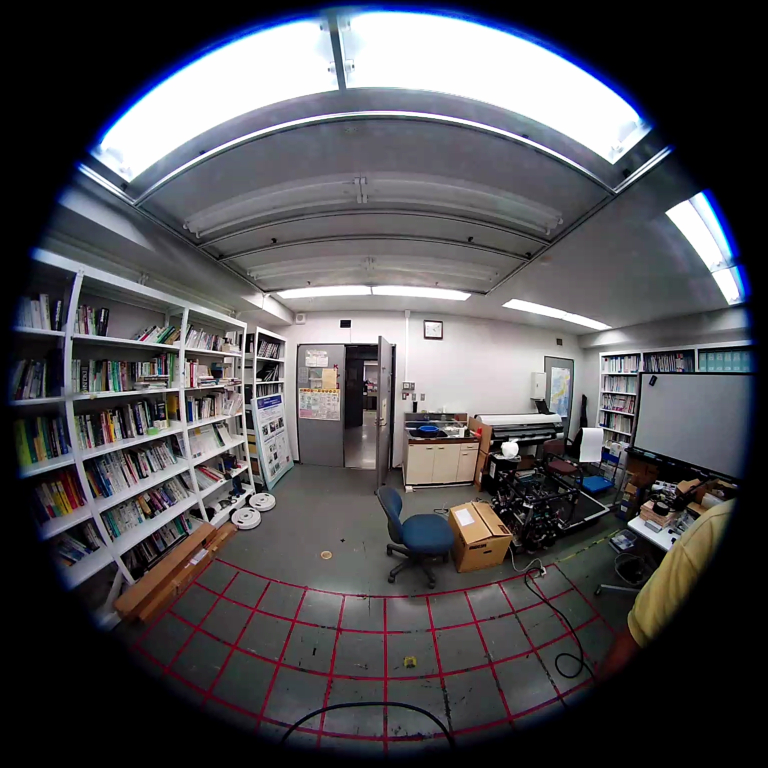
//> input picture CmnIP/data/fish_front.jpg, 1536 x 1536 px (shown at 1/2 size)
$ ./devel_measure_templateregionsidentifier   (built with g++ and OpenCV 4)
//> lines starting //> are read from the running program, lines starting //| are printed output that depends on the picture
// [22 lines of licence text are left out]


#include <fstream>
#include <iostream>
#include <vector>
#include <map>

#include "cmnipcore/inc/cmnipcore/cmnipcore_headers.hpp"
#include "measure/inc/measure/measure_headers.hpp"

class Algorithm
{
public:

	virtual void foo() = 0;
};


class IdentifyRegionsCore : public Algorithm
{
public:

	virtual void get(const cv::Mat &image, std::vector< cv::Point > &points) = 0;

	virtual void foo() {}
};

class TemplateRegionsIdentifier : public IdentifyRegionsCore
{
public:

	// [40 lines left out: function get, not called in this run]
};


namespace
{

/** @brief Show a set of plot over the image.
*/
void test_regions()
{
	cv::Mat img_template_ = cv::imread("..\\..\\data\\fish_front.jpg");
//> img_template_ is the input picture: 1536 rows x 1536 cols, CV_8UC3; mean B, G, R 83.2, 79, 80.3
	cv::Mat img_template = img_template_(cv::Rect(0, 0, img_template_.cols / 2, img_template_.rows));// src_;//
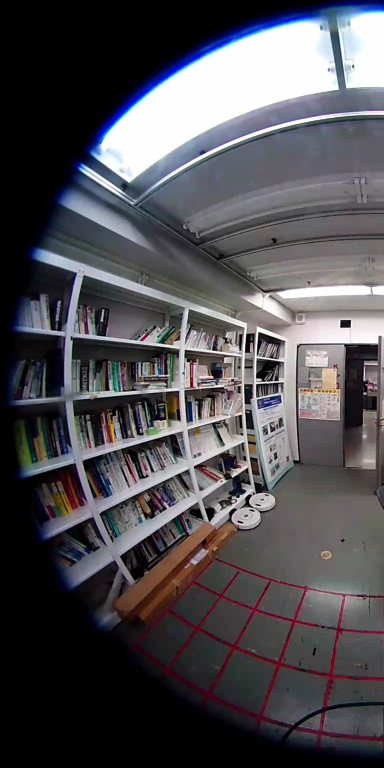
//> img_template: 1536 rows x 768 cols, CV_8UC3 (shown at 1/2 size); mean B, G, R 82.8, 78.1, 79.8
	img_template_ = img_template;
	cv::Mat reference_ = cv::imread("..\\..\\data\\fish_left.jpg");
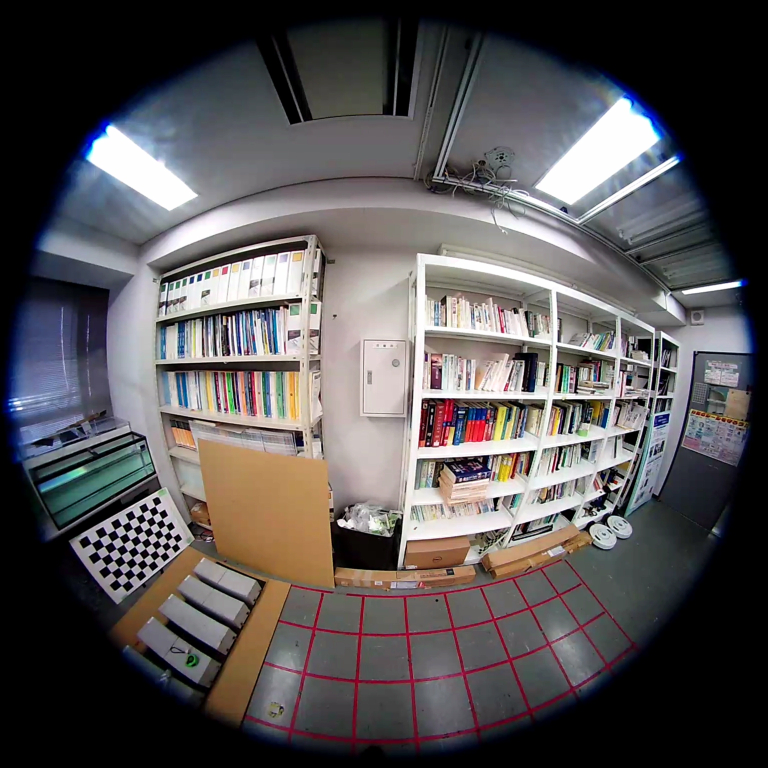
//> input picture CmnIP/data/fish_left.jpg, 1536 x 1536 px (shown at 1/2 size)
//> reference_ is the input picture: 1536 rows x 1536 cols, CV_8UC3; mean B, G, R 84.4, 83.3, 87
	cv::Mat reference = reference_(cv::Rect(reference_.cols / 2, 0, reference_.cols / 2, reference_.rows));// src_;//
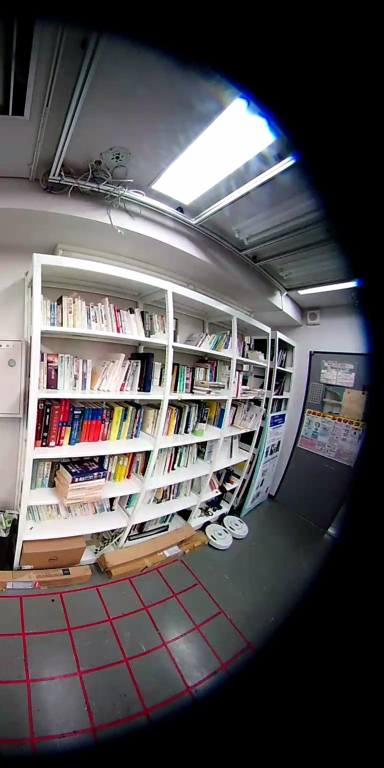
//> reference: 1536 rows x 768 cols, CV_8UC3 (shown at 1/2 size); mean B, G, R 85.9, 84.2, 87.5
	reference_ = reference;

	std::ifstream myfile("..\\..\\data\\regions.txt");
	std::vector<std::pair<cv::Rect, cv::Rect>> vrect;
	while (!myfile.eof())
	{
		char buf[512];
		int x, y, w, h;
//> (the run ends here: the time limit is reached, at `myfile.getline(buf, 512);`)
